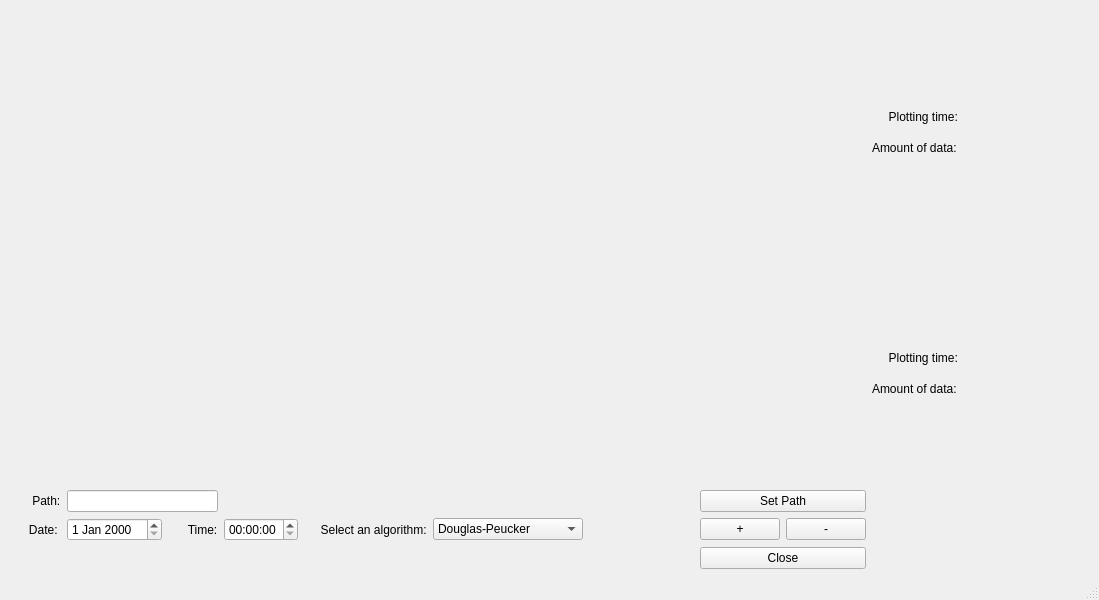
<?xml version="1.0" encoding="UTF-8"?>
<ui version="4.0">
 <class>MainWindow</class>
 <widget class="QMainWindow" name="MainWindow">
  <property name="geometry">
   <rect>
    <x>0</x>
    <y>0</y>
    <width>1099</width>
    <height>600</height>
   </rect>
  </property>
  <property name="minimumSize">
   <size>
    <width>1099</width>
    <height>600</height>
   </size>
  </property>
  <property name="windowTitle">
   <string>MainWindow</string>
  </property>
  <property name="layoutDirection">
   <enum>Qt::LeftToRight</enum>
  </property>
  <property name="autoFillBackground">
   <bool>false</bool>
  </property>
  <widget class="QWidget" name="centralwidget">
   <layout class="QGridLayout" name="gridLayout">
    <item row="10" column="2">
     <widget class="QLabel" name="labelTime">
      <property name="text">
       <string>      Time:</string>
      </property>
     </widget>
    </item>
    <item row="10" column="9" colspan="3">
     <spacer name="horizontalSpacer_2">
      <property name="orientation">
       <enum>Qt::Horizontal</enum>
      </property>
      <property name="sizeType">
       <enum>QSizePolicy::Ignored</enum>
      </property>
      <property name="sizeHint" stdset="0">
       <size>
        <width>218</width>
        <height>20</height>
       </size>
      </property>
     </spacer>
    </item>
    <item row="9" column="1" colspan="2">
     <widget class="QLineEdit" name="lePath">
      <property name="maximumSize">
       <size>
        <width>200</width>
        <height>16777215</height>
       </size>
      </property>
     </widget>
    </item>
    <item row="9" column="7" colspan="2">
     <widget class="QPushButton" name="btnSetPath">
      <property name="maximumSize">
       <size>
        <width>200</width>
        <height>16777215</height>
       </size>
      </property>
      <property name="text">
       <string>Set Path</string>
      </property>
     </widget>
    </item>
    <item row="0" column="0" rowspan="5" colspan="9">
     <widget class="QCustomPlot" name="plot1" native="true">
      <property name="minimumSize">
       <size>
        <width>600</width>
        <height>180</height>
       </size>
      </property>
      <property name="maximumSize">
       <size>
        <width>16777215</width>
        <height>16777215</height>
       </size>
      </property>
      <property name="sizeIncrement">
       <size>
        <width>1</width>
        <height>1</height>
       </size>
      </property>
     </widget>
    </item>
    <item row="10" column="5">
     <widget class="QComboBox" name="selectAlg">
      <property name="minimumSize">
       <size>
        <width>150</width>
        <height>0</height>
       </size>
      </property>
      <property name="maximumSize">
       <size>
        <width>150</width>
        <height>16777215</height>
       </size>
      </property>
      <item>
       <property name="text">
        <string>Douglas-Peucker</string>
       </property>
      </item>
      <item>
       <property name="text">
        <string>LTTB</string>
       </property>
      </item>
     </widget>
    </item>
    <item row="11" column="7" colspan="2">
     <widget class="QPushButton" name="closeButton">
      <property name="maximumSize">
       <size>
        <width>200</width>
        <height>16777215</height>
       </size>
      </property>
      <property name="text">
       <string>Close</string>
      </property>
     </widget>
    </item>
    <item row="10" column="3">
     <widget class="QTimeEdit" name="timeEdit"/>
    </item>
    <item row="10" column="1">
     <widget class="QDateEdit" name="dateEdit">
      <property name="maximumSize">
       <size>
        <width>200</width>
        <height>16777215</height>
       </size>
      </property>
     </widget>
    </item>
    <item row="4" column="9">
     <spacer name="verticalSpacer_4">
      <property name="orientation">
       <enum>Qt::Vertical</enum>
      </property>
      <property name="sizeHint" stdset="0">
       <size>
        <width>20</width>
        <height>72</height>
       </size>
      </property>
     </spacer>
    </item>
    <item row="8" column="10" colspan="2">
     <spacer name="verticalSpacer_7">
      <property name="orientation">
       <enum>Qt::Vertical</enum>
      </property>
      <property name="sizeHint" stdset="0">
       <size>
        <width>20</width>
        <height>72</height>
       </size>
      </property>
     </spacer>
    </item>
    <item row="10" column="0">
     <widget class="QLabel" name="lableDate">
      <property name="text">
       <string>      Date:</string>
      </property>
     </widget>
    </item>
    <item row="7" column="9">
     <widget class="QLabel" name="label_4">
      <property name="minimumSize">
       <size>
        <width>0</width>
        <height>25</height>
       </size>
      </property>
      <property name="maximumSize">
       <size>
        <width>16777215</width>
        <height>25</height>
       </size>
      </property>
      <property name="text">
       <string>Amount of data:</string>
      </property>
     </widget>
    </item>
    <item row="6" column="9">
     <widget class="QLabel" name="label_5">
      <property name="minimumSize">
       <size>
        <width>0</width>
        <height>25</height>
       </size>
      </property>
      <property name="maximumSize">
       <size>
        <width>16777215</width>
        <height>25</height>
       </size>
      </property>
      <property name="text">
       <string>     Plotting time:</string>
      </property>
     </widget>
    </item>
    <item row="11" column="0" colspan="7">
     <spacer name="horizontalSpacer_12">
      <property name="orientation">
       <enum>Qt::Horizontal</enum>
      </property>
      <property name="sizeHint" stdset="0">
       <size>
        <width>679</width>
        <height>17</height>
       </size>
      </property>
     </spacer>
    </item>
    <item row="6" column="10" colspan="2">
     <widget class="QLabel" name="plottingTime2">
      <property name="minimumSize">
       <size>
        <width>75</width>
        <height>25</height>
       </size>
      </property>
      <property name="maximumSize">
       <size>
        <width>75</width>
        <height>25</height>
       </size>
      </property>
      <property name="text">
       <string/>
      </property>
     </widget>
    </item>
    <item row="11" column="9" colspan="3">
     <spacer name="horizontalSpacer_3">
      <property name="orientation">
       <enum>Qt::Horizontal</enum>
      </property>
      <property name="sizeType">
       <enum>QSizePolicy::Ignored</enum>
      </property>
      <property name="sizeHint" stdset="0">
       <size>
        <width>218</width>
        <height>20</height>
       </size>
      </property>
     </spacer>
    </item>
    <item row="5" column="0" rowspan="4" colspan="9">
     <widget class="QCustomPlot" name="plot2" native="true">
      <property name="minimumSize">
       <size>
        <width>600</width>
        <height>180</height>
       </size>
      </property>
      <property name="maximumSize">
       <size>
        <width>16777215</width>
        <height>16777215</height>
       </size>
      </property>
      <property name="sizeIncrement">
       <size>
        <width>1</width>
        <height>1</height>
       </size>
      </property>
     </widget>
    </item>
    <item row="0" column="11">
     <spacer name="verticalSpacer_2">
      <property name="orientation">
       <enum>Qt::Vertical</enum>
      </property>
      <property name="sizeHint" stdset="0">
       <size>
        <width>20</width>
        <height>73</height>
       </size>
      </property>
     </spacer>
    </item>
    <item row="3" column="9">
     <widget class="QLabel" name="label_6">
      <property name="minimumSize">
       <size>
        <width>0</width>
        <height>25</height>
       </size>
      </property>
      <property name="maximumSize">
       <size>
        <width>16777215</width>
        <height>25</height>
       </size>
      </property>
      <property name="text">
       <string>Amount of data:</string>
      </property>
     </widget>
    </item>
    <item row="10" column="7">
     <widget class="QPushButton" name="btnPlus">
      <property name="maximumSize">
       <size>
        <width>100</width>
        <height>16777215</height>
       </size>
      </property>
      <property name="text">
       <string>+</string>
      </property>
     </widget>
    </item>
    <item row="5" column="11">
     <spacer name="verticalSpacer_5">
      <property name="orientation">
       <enum>Qt::Vertical</enum>
      </property>
      <property name="sizeHint" stdset="0">
       <size>
        <width>20</width>
        <height>73</height>
       </size>
      </property>
     </spacer>
    </item>
    <item row="9" column="3" colspan="4">
     <spacer name="horizontalSpacer_6">
      <property name="orientation">
       <enum>Qt::Horizontal</enum>
      </property>
      <property name="sizeHint" stdset="0">
       <size>
        <width>437</width>
        <height>17</height>
       </size>
      </property>
     </spacer>
    </item>
    <item row="10" column="4">
     <widget class="QLabel" name="LabelSelectAnAlgorithm">
      <property name="text">
       <string>     Select an algorithm:</string>
      </property>
     </widget>
    </item>
    <item row="4" column="11">
     <spacer name="verticalSpacer_3">
      <property name="orientation">
       <enum>Qt::Vertical</enum>
      </property>
      <property name="sizeHint" stdset="0">
       <size>
        <width>20</width>
        <height>72</height>
       </size>
      </property>
     </spacer>
    </item>
    <item row="10" column="8">
     <widget class="QPushButton" name="btnMinus">
      <property name="maximumSize">
       <size>
        <width>100</width>
        <height>16777215</height>
       </size>
      </property>
      <property name="text">
       <string>-</string>
      </property>
     </widget>
    </item>
    <item row="9" column="0">
     <widget class="QLabel" name="labelPath">
      <property name="text">
       <string>       Path:</string>
      </property>
     </widget>
    </item>
    <item row="9" column="9" colspan="3">
     <spacer name="horizontalSpacer">
      <property name="orientation">
       <enum>Qt::Horizontal</enum>
      </property>
      <property name="sizeType">
       <enum>QSizePolicy::Ignored</enum>
      </property>
      <property name="sizeHint" stdset="0">
       <size>
        <width>218</width>
        <height>20</height>
       </size>
      </property>
     </spacer>
    </item>
    <item row="8" column="9">
     <spacer name="verticalSpacer_8">
      <property name="orientation">
       <enum>Qt::Vertical</enum>
      </property>
      <property name="sizeHint" stdset="0">
       <size>
        <width>20</width>
        <height>72</height>
       </size>
      </property>
     </spacer>
    </item>
    <item row="10" column="6">
     <spacer name="horizontalSpacer_4">
      <property name="orientation">
       <enum>Qt::Horizontal</enum>
      </property>
      <property name="sizeHint" stdset="0">
       <size>
        <width>47</width>
        <height>20</height>
       </size>
      </property>
     </spacer>
    </item>
    <item row="5" column="9">
     <spacer name="verticalSpacer_6">
      <property name="orientation">
       <enum>Qt::Vertical</enum>
      </property>
      <property name="sizeHint" stdset="0">
       <size>
        <width>20</width>
        <height>73</height>
       </size>
      </property>
     </spacer>
    </item>
    <item row="0" column="9">
     <spacer name="verticalSpacer">
      <property name="orientation">
       <enum>Qt::Vertical</enum>
      </property>
      <property name="sizeHint" stdset="0">
       <size>
        <width>20</width>
        <height>73</height>
       </size>
      </property>
     </spacer>
    </item>
    <item row="2" column="9">
     <widget class="QLabel" name="label_7">
      <property name="minimumSize">
       <size>
        <width>0</width>
        <height>25</height>
       </size>
      </property>
      <property name="maximumSize">
       <size>
        <width>16777215</width>
        <height>25</height>
       </size>
      </property>
      <property name="text">
       <string>     Plotting time:</string>
      </property>
     </widget>
    </item>
    <item row="2" column="10">
     <widget class="QLabel" name="plottingTime1">
      <property name="minimumSize">
       <size>
        <width>75</width>
        <height>25</height>
       </size>
      </property>
      <property name="maximumSize">
       <size>
        <width>75</width>
        <height>25</height>
       </size>
      </property>
      <property name="text">
       <string/>
      </property>
     </widget>
    </item>
    <item row="7" column="10" colspan="2">
     <widget class="QLabel" name="nData2">
      <property name="minimumSize">
       <size>
        <width>0</width>
        <height>25</height>
       </size>
      </property>
      <property name="text">
       <string/>
      </property>
     </widget>
    </item>
    <item row="3" column="10" colspan="2">
     <widget class="QLabel" name="nData1">
      <property name="minimumSize">
       <size>
        <width>0</width>
        <height>25</height>
       </size>
      </property>
      <property name="maximumSize">
       <size>
        <width>16777215</width>
        <height>25</height>
       </size>
      </property>
      <property name="text">
       <string/>
      </property>
     </widget>
    </item>
   </layout>
  </widget>
  <widget class="QMenuBar" name="menubar">
   <property name="geometry">
    <rect>
     <x>0</x>
     <y>0</y>
     <width>1099</width>
     <height>22</height>
    </rect>
   </property>
  </widget>
  <widget class="QStatusBar" name="statusbar"/>
 </widget>
 <customwidgets>
  <customwidget>
   <class>QCustomPlot</class>
   <extends>QWidget</extends>
   <header>qcustomplot.h</header>
   <container>1</container>
  </customwidget>
 </customwidgets>
 <resources/>
 <connections/>
</ui>
